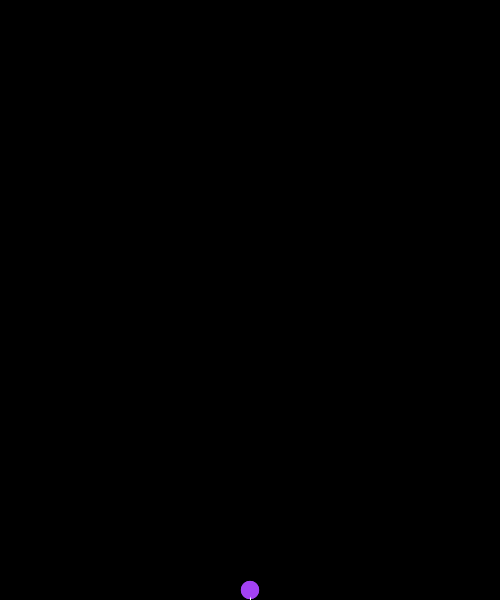
Frame 1 (no input)
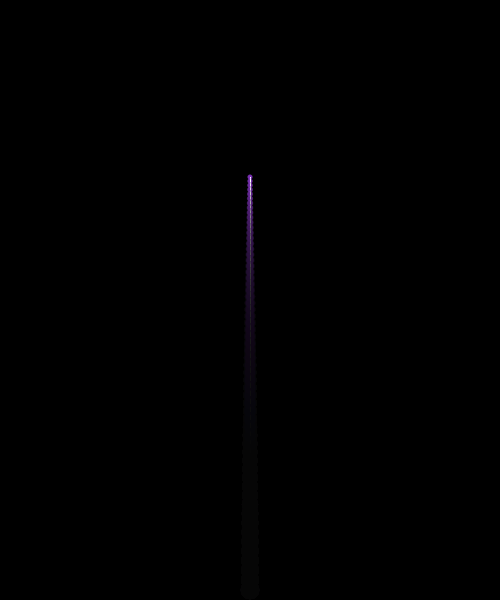
Frame 60 (the mouse pressed at the canvas centre just before this capture)
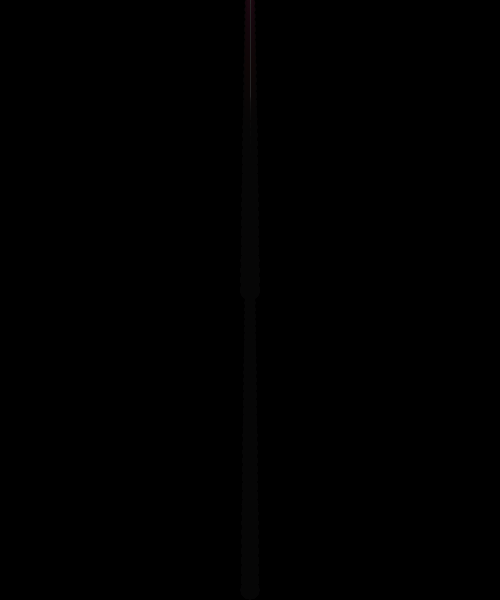
Frame 120 (the mouse held since frame 60 and released just before this capture)

The Processing sketch that drew these frames (run headless with seeded random() and noise(); from frame 60 on, the mouse is pressed at the canvas centre):

// Processing sketch: day5_06_fireworks_lines_2
// ── day5_06_fireworks_lines_2.pde
ArrayList<Particle> particles = new ArrayList<Particle>();


void setup() {
  size(500, 600);
  background(0);

  generateFireworks(width/2, height, 30);
}

void draw() {
  //background(0);

  // draw background with trasparency
  fill(0, 20);
  noStroke();
  rect(0, 0, width, height);

  // UPDATE & DISPLAY 
  for (int i=0; i<particles.size(); i++) {
    Particle p = particles.get(i); 
    p.move();
    p.fall();
    p.slowDown();
    if (keyPressed) {
      p.explode();
    }
    p.updateLifespan();
    //p.checkOutOfCanvas();
    
    // lines
    for (int j=0; j<particles.size(); j++) {
      if (i != j) {
        Particle other = particles.get(j);
        stroke(255, 100);
        line(p.x, p.y, other.x, other.y);
      }
    }
    p.display();
  }

  // REMOVE IF THE PARTICLE IS DONE
  for (int i = particles.size()-1; i >= 0; i--) {
    Particle p = particles.get(i);
    if (p.isDone) {
      particles.remove(i);
    }
  }


  // show the number of particles!
  fill(0, 0, 255);
  noStroke();
  //text( particles.size(), 10, 20 );
}



void mousePressed() {
  generateFireworks(mouseX, mouseY, 30);
}

void generateFireworks(float x, float y, int total) {
  float r = random(255);
  float g = random(255);
  float b = random(255);
  for (int i=0; i<total; i++) {
    particles.add( new Particle(x, y, r, g, b) );
  }
}


class Particle {
  float x, y;
  float xSpd, ySpd;
  float dia;
  float r, g, b;
  boolean isDone; // true or false
  float lifespan;
  float lifeReduction;
  boolean isExploded;

  Particle(float _x, float _y, float _r, float _g, float _b) {
    x = _x;
    y = _y;
    xSpd = 0;
    ySpd = -10; 
    dia = random(10, 20);
    r = _r;
    g = _g;
    b = _b;
    isDone = false;
    lifespan = 1.0;  // 100%
    lifeReduction = random(0.01, 0.05);
    isExploded = false;
  }
  void display() {
    pushStyle();

    fill(r, g, b, 255 * lifespan);
    noStroke();
    ellipse(x, y, dia * lifespan, dia * lifespan);

    popStyle();
  }
  void move() {
    x += xSpd;
    y += ySpd;
  }
  void fall() {
    ySpd += 0.1;
  }
  void checkOutOfCanvas() {
    if (x < 0 || x > width) {
      isDone = true;
    }
    if (y < 0 || y > height) {
      isDone = true;
    }
  }
  void updateLifespan() {
    if (lifespan > 0) {
      lifespan -= lifeReduction;
    } else {
      isDone = true;
      lifespan = 0;
    }
  }
  void explode() {
    int stength = 15;
    xSpd = random(-stength, stength);
    ySpd = random(-stength, stength);
    isExploded = true;
  }
  void slowDown() {
    if (isExploded) {
      float amount = 0.9;
      xSpd = xSpd * amount; 
      ySpd = ySpd * amount;
    }
  }
}
